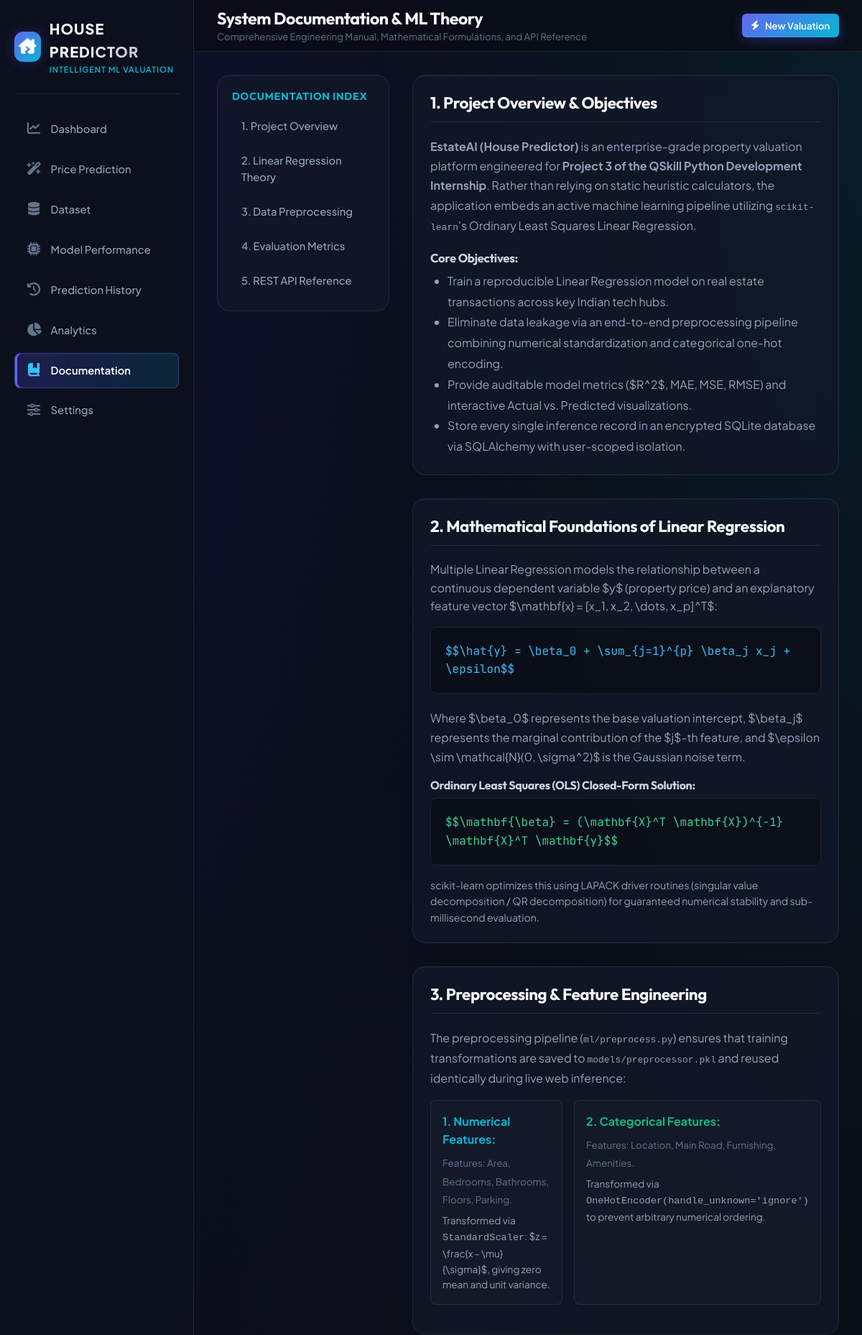
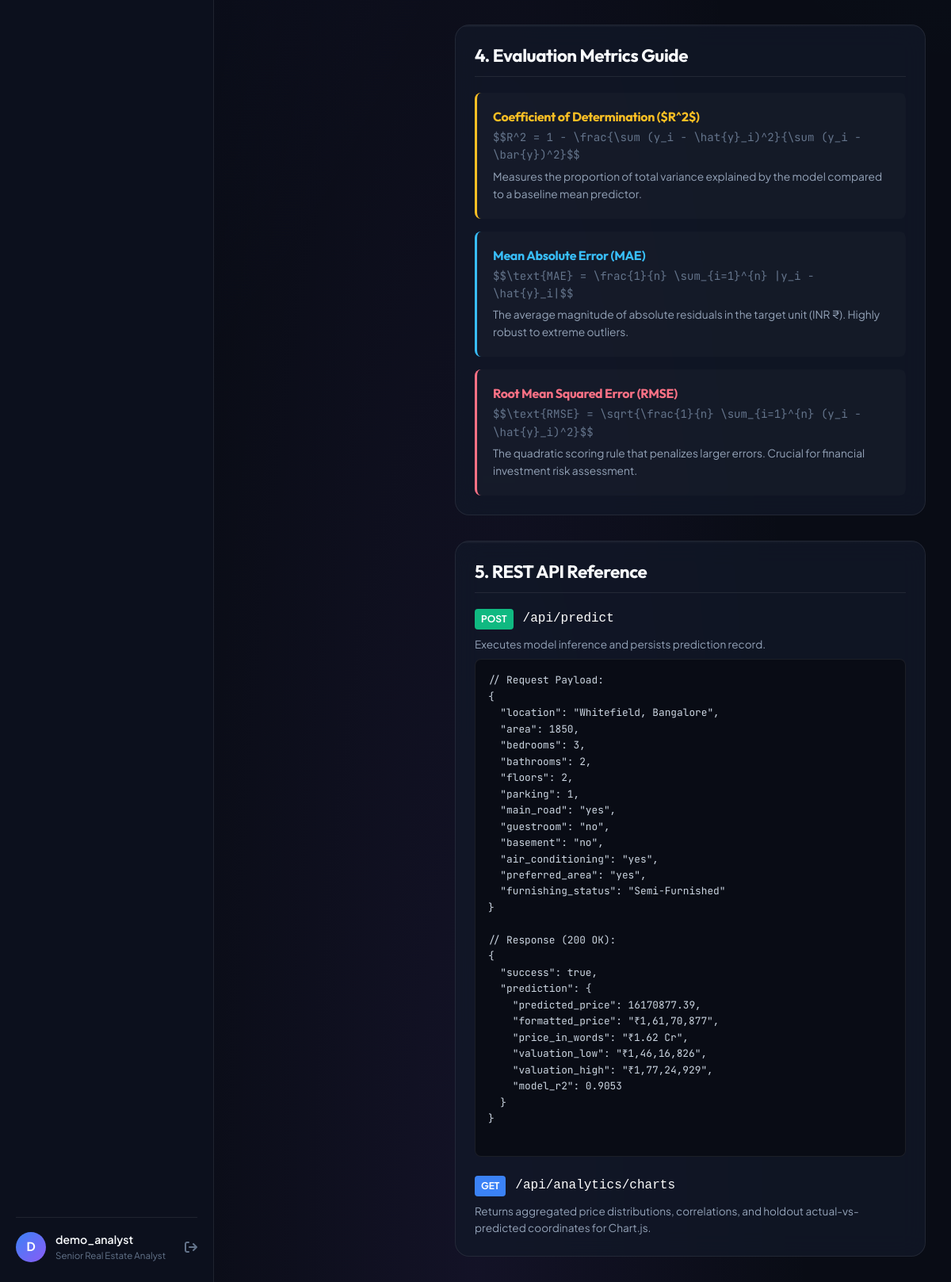
Screenshot of /documentation (signed in) with the database file from the repository (2 pictures, top to bottom).
### database/models.py (models this page shows, shortened)
class User(db.Model):
    __tablename__ = 'users'
    id = db.Column(db.Integer, primary_key=True)
    username = db.Column(db.String(64), unique=True, nullable=False, index=True)
    email = db.Column(db.String(120), unique=True, nullable=False, index=True)
    password_hash = db.Column(db.String(256), nullable=False)
    role = db.Column(db.String(20), default='analyst')
    created_at = db.Column(db.DateTime, default=datetime.utcnow)
    predictions = db.relationship('Prediction', backref='user', lazy=True, cascade='all, delete-orphan')

### routes/main.py (the view)
@main_bp.route('/documentation')
def documentation():
    user = get_current_user()
    return render_template('documentation.html', user=user)

### templates/documentation.html (shortened to what this page needs)
{% extends 'base.html' %}
{% block header_title %}System Documentation & ML Theory{% endblock %}
{% block header_subtitle %}Comprehensive Engineering Manual, Mathematical Formulations, and API Reference{% endblock %}
{% block content %}
<div style="display: grid; grid-template-columns: 240px 1fr; gap: 2rem;">
  <div>
    <div class="card-glass" style="position: sticky; top: 90px; padding: 1.25rem;">
      <h4 style="font-size: 0.9rem; text-transform: uppercase; color: var(--accent-cyan); margin-bottom: 0.75rem; letter-spacing: 0.05em;">
        Documentation Index
      </h4>
      <div style="display: flex; flex-direction: column; gap: 0.4rem; font-size: 0.88rem;">
        <a href="#overview" class="nav-item" style="padding: 0.5rem 0.75rem;">1. Project Overview</a>
        <a href="#math-model" class="nav-item" style="padding: 0.5rem 0.75rem;">2. Linear Regression Theory</a>
        <a href="#preprocessing" class="nav-item" style="padding: 0.5rem 0.75rem;">3. Data Preprocessing</a>
        <a href="#metrics-guide" class="nav-item" style="padding: 0.5rem 0.75rem;">4. Evaluation Metrics</a>
        <a href="#api-reference" class="nav-item" style="padding: 0.5rem 0.75rem;">5. REST API Reference</a>
      </div>
    </div>
  </div>
  <div style="display: flex; flex-direction: column; gap: 2rem;">
    <section class="card-glass" id="overview">
      <div style="border-bottom: 1px solid var(--border-color); padding-bottom: 0.75rem; margin-bottom: 1.25rem;">
        <h2 style="font-size: 1.4rem;">1. Project Overview &amp; Objectives</h2>
      </div>
      <p style="color: var(--text-secondary); margin-bottom: 1rem; line-height: 1.7;">
        <strong>EstateAI (House Predictor)</strong> is an enterprise-grade property valuation platform engineered for
        <strong>Project 3 of the QSkill Python Development Internship</strong>. Rather than relying on static heuristic calculators,
        the application embeds an active machine learning pipeline utilizing <code>scikit-learn</code>'s Ordinary Least Squares Linear Regression.
      </p>
      <h4 style="font-size: 1.05rem; margin: 1.25rem 0 0.5rem; color: var(--text-light);">Core Objectives:</h4>
      <ul style="padding-left: 1.5rem; color: var(--text-secondary); line-height: 1.8;">
        <li>Train a reproducible Linear Regression model on real estate transactions across key Indian tech hubs.</li>
        <li>Eliminate data leakage via an end-to-end preprocessing pipeline combining numerical standardization and categorical one-hot encoding.</li>
        <li>Provide auditable model metrics ($R^2$, MAE, MSE, RMSE) and interactive Actual vs. Predicted visualizations.</li>
        <li>Store every single inference record in an encrypted SQLite database via SQLAlchemy with user-scoped isolation.</li>
      </ul>
    </section>
    <section class="card-glass" id="math-model">
      <div style="border-bottom: 1px solid var(--border-color); padding-bottom: 0.75rem; margin-bottom: 1.25rem;">
        <h2 style="font-size: 1.4rem;">2. Mathematical Foundations of Linear Regression</h2>
      </div>
      <p style="color: var(--text-secondary); margin-bottom: 1rem;">
        Multiple Linear Regression models the relationship between a continuous dependent variable $y$ (property price)
        and an explanatory feature vector $\mathbf{x} = [x_1, x_2, \dots, x_p]^T$:
      </p>
      <div style="background: rgba(0,0,0,0.3); border: 1px solid var(--border-color); padding: 1.25rem; border-radius: 8px; font-family: var(--font-mono); margin-bottom: 1.25rem; color: #38bdf8;">
        $$\hat{y} = \beta_0 + \sum_{j=1}^{p} \beta_j x_j + \epsilon$$
      </div>
      <p style="color: var(--text-secondary); line-height: 1.7; margin-bottom: 1rem;">
        Where $\beta_0$ represents the base valuation intercept, $\beta_j$ represents the marginal contribution
        of the $j$-th feature, and $\epsilon \sim \mathcal{N}(0, \sigma^2)$ is the Gaussian noise term.
      </p>
      <h4 style="font-size: 1rem; color: var(--text-light); margin-bottom: 0.5rem;">Ordinary Least Squares (OLS) Closed-Form Solution:</h4>
      <div style="background: rgba(0,0,0,0.3); border: 1px solid var(--border-color); padding: 1.25rem; border-radius: 8px; font-family: var(--font-mono); color: #34d399; margin-bottom: 1rem;">
        $$\mathbf{\beta} = (\mathbf{X}^T \mathbf{X})^{-1} \mathbf{X}^T \mathbf{y}$$
      </div>
      <p style="color: var(--text-secondary); font-size: 0.88rem;">
        scikit-learn optimizes this using LAPACK driver routines (singular value decomposition / QR decomposition)
        for guaranteed numerical stability and sub-millisecond evaluation.
      </p>
    </section>
    <section class="card-glass" id="preprocessing">
      <div style="border-bottom: 1px solid var(--border-color); padding-bottom: 0.75rem; margin-bottom: 1.25rem;">
        <h2 style="font-size: 1.4rem;">3. Preprocessing &amp; Feature Engineering</h2>
      </div>
      <p style="color: var(--text-secondary); line-height: 1.7; margin-bottom: 1rem;">
        The preprocessing pipeline (<code>ml/preprocess.py</code>) ensures that training transformations are saved
        to <code>models/preprocessor.pkl</code> and reused identically during live web inference:
      </p>
      <div style="display: grid; grid-template-columns: 1fr 1fr; gap: 1rem; margin-bottom: 1rem;">
        <div style="background: rgba(255,255,255,0.02); padding: 1rem; border-radius: 8px; border: 1px solid var(--border-color);">
          <strong style="color: var(--accent-cyan); display: block; margin-bottom: 0.4rem;">1. Numerical Features:</strong>
          <span style="font-size: 0.84rem; color: var(--text-muted);">Features: Area, Bedrooms, Bathrooms, Floors, Parking.</span>
          <p style="font-size: 0.85rem; color: var(--text-secondary); margin-top: 0.4rem;">
            Transformed via <code>StandardScaler</code>: $z = \frac{x - \mu}{\sigma}$, giving zero mean and unit variance.
          </p>
        </div>
        <div style="background: rgba(255,255,255,0.02); padding: 1rem; border-radius: 8px; border: 1px solid var(--border-color);">
          <strong style="color: var(--accent-emerald); display: block; margin-bottom: 0.4rem;">2. Categorical Features:</strong>
          <span style="font-size: 0.84rem; color: var(--text-muted);">Features: Location, Main Road, Furnishing, Amenities.</span>
          <p style="font-size: 0.85rem; color: var(--text-secondary); margin-top: 0.4rem;">
            Transformed via <code>OneHotEncoder(handle_unknown='ignore')</code> to prevent arbitrary numerical ordering.
          </p>
        </div>
      </div>
    </section>
    <section class="card-glass" id="metrics-guide">
      <div style="border-bottom: 1px solid var(--border-color); padding-bottom: 0.75rem; margin-bottom: 1.25rem;">
        <h2 style="font-size: 1.4rem;">4. Evaluation Metrics Guide</h2>
      </div>
      <div style="display: flex; flex-direction: column; gap: 1rem;">
        <div style="background: rgba(255,255,255,0.02); padding: 1.25rem; border-radius: 8px; border-left: 3px solid #fbbf24;">
          <h4 style="color: #fbbf24; font-size: 1rem;">Coefficient of Determination ($R^2$)</h4>
          <div style="font-family: var(--font-mono); font-size: 0.88rem; color: var(--text-muted); margin: 0.3rem 0;">
            $$R^2 = 1 - \frac{\sum (y_i - \hat{y}_i)^2}{\sum (y_i - \bar{y})^2}$$
          </div>
          <p style="font-size: 0.86rem; color: var(--text-secondary);">
            Measures the proportion of total variance explained by the model compared to a baseline mean predictor.
          </p>
        </div>
        <div style="background: rgba(255,255,255,0.02); padding: 1.25rem; border-radius: 8px; border-left: 3px solid #38bdf8;">
          <h4 style="color: #38bdf8; font-size: 1rem;">Mean Absolute Error (MAE)</h4>
          <div style="font-family: var(--font-mono); font-size: 0.88rem; color: var(--text-muted); margin: 0.3rem 0;">
            $$\text{MAE} = \frac{1}{n} \sum_{i=1}^{n} |y_i - \hat{y}_i|$$
          </div>
          <p style="font-size: 0.86rem; color: var(--text-secondary);">
            The average magnitude of absolute residuals in the target unit (INR ₹). Highly robust to extreme outliers.
          </p>
        </div>
        <div style="background: rgba(255,255,255,0.02); padding: 1.25rem; border-radius: 8px; border-left: 3px solid #fb7185;">
          <h4 style="color: #fb7185; font-size: 1rem;">Root Mean Squared Error (RMSE)</h4>
          <div style="font-family: var(--font-mono); font-size: 0.88rem; color: var(--text-muted); margin: 0.3rem 0;">
            $$\text{RMSE} = \sqrt{\frac{1}{n} \sum_{i=1}^{n} (y_i - \hat{y}_i)^2}$$
          </div>
          <p style="font-size: 0.86rem; color: var(--text-secondary);">
            The quadratic scoring rule that penalizes larger errors. Crucial for financial investment risk assessment.
          </p>
        </div>
      </div>
    </section>
    <section class="card-glass" id="api-reference">
      <div style="border-bottom: 1px solid var(--border-color); padding-bottom: 0.75rem; margin-bottom: 1.25rem;">
        <h2 style="font-size: 1.4rem;">5. REST API Reference</h2>
      </div>
      <div style="margin-bottom: 1.5rem;">
        <div style="display: flex; align-items: center; gap: 0.75rem; margin-bottom: 0.5rem;">
          <span style="background: #10b981; color: white; padding: 0.2rem 0.5rem; border-radius: 4px; font-weight: 700; font-size: 0.75rem;">POST</span>
          <code style="font-size: 1rem; color: #ffffff;">/api/predict</code>
        </div>
        <p style="font-size: 0.85rem; color: var(--text-secondary); margin-bottom: 0.5rem;">
          Executes model inference and persists prediction record.
        </p>
        <pre style="background: #090c15; padding: 1rem; border-radius: 8px; font-family: var(--font-mono); font-size: 0.8rem; overflow-x: auto; color: var(--text-light); border: 1px solid var(--border-color);">
// Request Payload:
{
  "location": "Whitefield, Bangalore",
  "area": 1850,
  "bedrooms": 3,
  "bathrooms": 2,
  "floors": 2,
  "parking": 1,
  "main_road": "yes",
  "guestroom": "no",
  "basement": "no",
  "air_conditioning": "yes",
  "preferred_area": "yes",
  "furnishing_status": "Semi-Furnished"
}
// Response (200 OK):
{
  "success": true,
  "prediction": {
    "predicted_price": 16170877.39,
    "formatted_price": "₹1,61,70,877",
    "price_in_words": "₹1.62 Cr",
    "valuation_low": "₹1,46,16,826",
    "valuation_high": "₹1,77,24,929",
    "model_r2": 0.9053
  }
}
        </pre>
      </div>
      <div>
        <div style="display: flex; align-items: center; gap: 0.75rem; margin-bottom: 0.5rem;">
          <span style="background: #3b82f6; color: white; padding: 0.2rem 0.5rem; border-radius: 4px; font-weight: 700; font-size: 0.75rem;">GET</span>
          <code style="font-size: 1rem; color: #ffffff;">/api/analytics/charts</code>
        </div>
        <p style="font-size: 0.85rem; color: var(--text-secondary);">
          Returns aggregated price distributions, correlations, and holdout actual-vs-predicted coordinates for Chart.js.
        </p>
      </div>
    </section>
  </div>
</div>
{% endblock %}

### templates/base.html (shortened to what this page needs)
<!DOCTYPE html>
<html lang="en">
<head>
  <link rel="stylesheet" href="https://cdnjs.cloudflare.com/ajax/libs/font-awesome/6.4.2/css/all.min.css">
  <link rel="stylesheet" href="{{ url_for('static', filename='css/style.css') }}">
</head>
<body class="{% block body_class %}{% endblock %}">
  <div class="app-container">
    {% if not hide_sidebar %}
    <aside class="app-sidebar" id="appSidebar">
      <div class="brand-header">
        <div class="brand-logo-icon">
          <i class="fa-solid fa-house-chimney-crack"></i>
        </div>
        <div>
          <div class="brand-title">HOUSE PREDICTOR</div>
          <div class="brand-subtitle">Intelligent ML Valuation</div>
        </div>
      </div>
      <nav class="sidebar-nav">
        <a href="{{ url_for('main.dashboard') }}" class="nav-item {% if request.endpoint == 'main.dashboard' %}active{% endif %}" id="nav-dashboard">
          <i class="fa-solid fa-chart-line"></i>
          <span>Dashboard</span>
        </a>
        <a href="{{ url_for('prediction.predict_page') }}" class="nav-item {% if request.endpoint == 'prediction.predict_page' %}active{% endif %}" id="nav-prediction">
          <i class="fa-solid fa-wand-magic-sparkles"></i>
          <span>Price Prediction</span>
        </a>
        <a href="{{ url_for('dataset.dataset_page') }}" class="nav-item {% if request.endpoint == 'dataset.dataset_page' %}active{% endif %}" id="nav-dataset">
          <i class="fa-solid fa-database"></i>
          <span>Dataset</span>
        </a>
        <a href="{{ url_for('main.performance') }}" class="nav-item {% if request.endpoint == 'main.performance' %}active{% endif %}" id="nav-performance">
          <i class="fa-solid fa-microchip"></i>
          <span>Model Performance</span>
        </a>
        <a href="{{ url_for('history.history_page') }}" class="nav-item {% if request.endpoint == 'history.history_page' %}active{% endif %}" id="nav-history">
          <i class="fa-solid fa-clock-rotate-left"></i>
          <span>Prediction History</span>
        </a>
        <a href="{{ url_for('analytics.analytics_page') }}" class="nav-item {% if request.endpoint == 'analytics.analytics_page' %}active{% endif %}" id="nav-analytics">
          <i class="fa-solid fa-chart-pie"></i>
          <span>Analytics</span>
        </a>
        <a href="{{ url_for('main.documentation') }}" class="nav-item {% if request.endpoint == 'main.documentation' %}active{% endif %}" id="nav-docs">
          <i class="fa-solid fa-book-bookmark"></i>
          <span>Documentation</span>
        </a>
        <a href="{{ url_for('main.settings') }}" class="nav-item {% if request.endpoint == 'main.settings' %}active{% endif %}" id="nav-settings">
          <i class="fa-solid fa-sliders"></i>
          <span>Settings</span>
        </a>
      </nav>
      <div class="sidebar-user">
        <div class="user-avatar">
          {% if current_user %}
            {{ current_user.username[:1].upper() }}
          {% else %}
            G
          {% endif %}
        </div>
        <div class="user-info">
          {% if current_user %}
            <span class="user-name">{{ current_user.username }}</span>
            <span class="user-role">{{ current_user.role or 'Analyst' }}</span>
          {% else %}
            <span class="user-name">Guest Analyst</span>
            <span class="user-role">Public Mode</span>
          {% endif %}
        </div>
        <div style="margin-left: auto;">
          {% if current_user %}
            <a href="{{ url_for('auth.logout') }}" title="Logout" style="color: var(--text-muted); font-size: 1rem;">
              <i class="fa-solid fa-arrow-right-from-bracket"></i>
            </a>
          {% else %}
            <a href="{{ url_for('auth.login') }}" title="Log In" style="color: var(--accent-cyan); font-size: 1rem;">
              <i class="fa-solid fa-right-to-bracket"></i>
            </a>
          {% endif %}
        </div>
      </div>
    </aside>
    {% endif %}
    <div class="app-main">
      {% if not hide_sidebar %}
      <header class="app-header">
        <div class="page-title-block">
          <h1>{% block header_title %}Dashboard{% endblock %}</h1>
          <div class="page-subtitle">{% block header_subtitle %}Intelligent House Price Prediction Platform{% endblock %}</div>
        </div>
        <div class="header-actions">
          {% block header_actions %}
          <a href="{{ url_for('prediction.predict_page') }}" class="btn-estate btn-primary btn-sm">
            <i class="fa-solid fa-bolt"></i>
            <span>New Valuation</span>
          </a>
          {% endblock %}
        </div>
      </header>
      {% endif %}
      <main class="page-content">
        {% block content %}{% endblock %}
      </main>
    </div>
  </div>
</body>
</html>

### rows the page displays
User: username "D", username "demo_analyst", role "Senior Real Estate Analyst"
